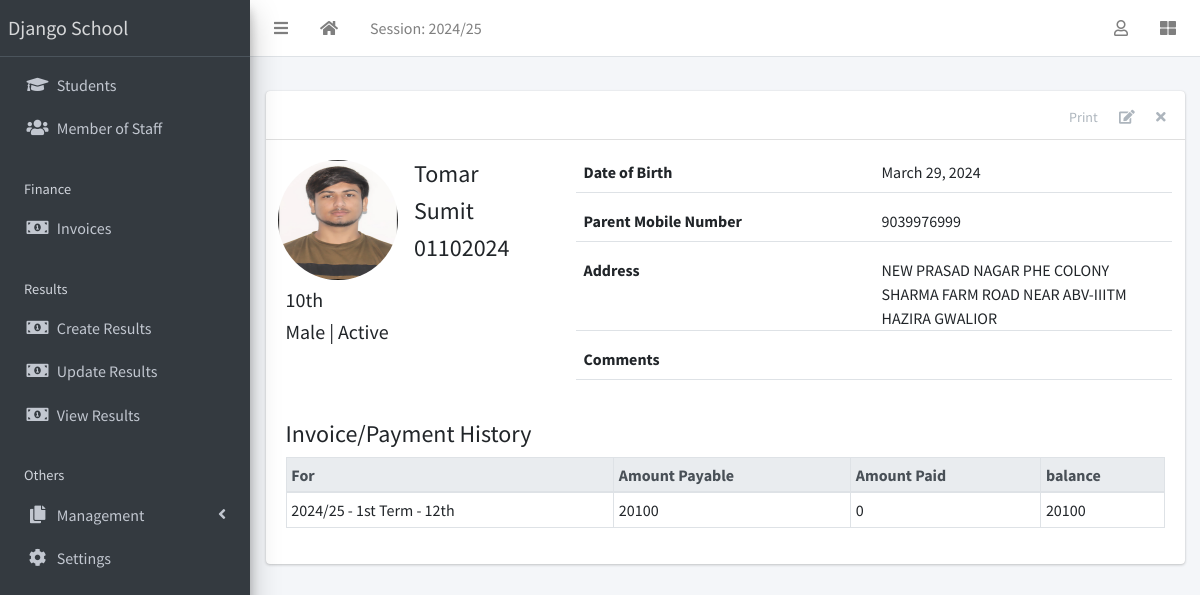
/student/4/ (signed in), run on the app's committed database.
### apps/corecode/models.py (models this page shows, shortened)
class AcademicSession(models.Model):
    name = models.CharField(max_length=200, unique=True)
    current = models.BooleanField(default=True)
    class Meta:
        ordering = ["-name"]
    def __str__(self):
        return self.name

class SiteConfig(models.Model):
    key = models.SlugField()
    value = models.CharField(max_length=200)

class StudentClass(models.Model):
    name = models.CharField(max_length=200, unique=True)
    class Meta:
        verbose_name = "Class"
        verbose_name_plural = "Classes"
        ordering = ["name"]
    def __str__(self):
        return self.name

class AcademicTerm(models.Model):
    name = models.CharField(max_length=20, unique=True)
    current = models.BooleanField(default=True)
    class Meta:
        ordering = ["name"]
    def __str__(self):
        return self.name

### apps/students/models.py (models this page shows, shortened)
class Student(models.Model):
    STATUS_CHOICES = [("active", "Active"), ("inactive", "Inactive")]
    GENDER_CHOICES = [("male", "Male"), ("female", "Female")]
    current_status = models.CharField(
        max_length=10, choices=STATUS_CHOICES, default="active"
    )
    registration_number = models.CharField(max_length=200, unique=True)
    surname = models.CharField(max_length=200)
    firstname = models.CharField(max_length=200)
    other_name = models.CharField(max_length=200, blank=True)
    gender = models.CharField(max_length=10, choices=GENDER_CHOICES, default="male")
    date_of_birth = models.DateField(default=timezone.now)
    current_class = models.ForeignKey(
        StudentClass, on_delete=models.SET_NULL, blank=True, null=True
    )
    date_of_admission = models.DateField(default=timezone.now)
    mobile_num_regex = RegexValidator(
        regex="^[0-9]{10,15}$", message="Entered mobile number isn't in a right format!"
    )
    parent_mobile_number = models.CharField(
        validators=[mobile_num_regex], max_length=13, blank=True
    )
    address = models.TextField(blank=True)
    others = models.TextField(blank=True)
    passport = models.ImageField(blank=True, upload_to="students/passports/")
    class Meta:
        ordering = ["surname", "firstname", "other_name"]

### apps/finance/models.py (models this page shows, shortened)
class Invoice(models.Model):
    student = models.ForeignKey(Student, on_delete=models.CASCADE)
    session = models.ForeignKey(AcademicSession, on_delete=models.CASCADE)
    term = models.ForeignKey(AcademicTerm, on_delete=models.CASCADE)
    class_for = models.ForeignKey(StudentClass, on_delete=models.CASCADE)
    balance_from_previous_term = models.IntegerField(default=0)
    status = models.CharField(
        max_length=20,
        choices=[("active", "Active"), ("closed", "Closed")],
        default="active",
    )
    class Meta:
        ordering = ["student", "term"]
    def balance(self):
        payable = self.total_amount_payable()
        paid = self.total_amount_paid()
        return payable - paid
    def amount_payable(self):
        items = InvoiceItem.objects.filter(invoice=self)
        total = 0
        for item in items:
            total += item.amount
        return total
    def total_amount_payable(self):
        return self.balance_from_previous_term + self.amount_payable()
    def total_amount_paid(self):
        receipts = Receipt.objects.filter(invoice=self)
        amount = 0
        for receipt in receipts:
            amount += receipt.amount_paid
        return amount

class InvoiceItem(models.Model):
    invoice = models.ForeignKey(Invoice, on_delete=models.CASCADE)
    description = models.CharField(max_length=200)
    amount = models.IntegerField()

### apps/students/views.py (the view)
# urls.py: path("<int:pk>/", StudentDetailView.as_view(), name="student-detail"),
class StudentDetailView(LoginRequiredMixin, DetailView):
    model = Student
    template_name = "students/student_detail.html"
    def get_context_data(self, **kwargs):
        context = super(StudentDetailView, self).get_context_data(**kwargs)
        context["payments"] = Invoice.objects.filter(student=self.object)
        return context

### apps/corecode/context_processors.py (called while the page is built)
def site_defaults(request):
    current_session = AcademicSession.objects.get(current=True)
    current_term = AcademicTerm.objects.get(current=True)
    vals = SiteConfig.objects.all()
    contexts = {
        "current_session": current_session.name,
        "current_term": current_term.name,
    }
    for val in vals:
        contexts[val.key] = val.value
    return contexts

### apps/students/templates/students/student_detail.html (shortened to what this page needs)
{% extends 'base.html' %}
{% load static %}
{% block content-header %}
<div class="card-header">
  <div class="card-tools">
    <a href="#" class="btn btn-tool">Print</a>
    <a href="{% url 'student-update' object.id %}" class="btn btn-tool">
      <i class="fas fa-edit"></i>
    </a>
    <a href="{% url 'student-delete' object.id %}" class="btn btn-tool">
      <i class="fas fa-times"></i>
    </a>
  </div>
</div>
{% endblock content-header %}
{% block content %}
    <div class="row mb-4">
      <div class="col-sm-4">
        <div class="row mb-2">
          {% if object.passport %}
            <img
              src="{{ object.passport.url }}"
              class="float-left rounded-circle mr-3" style="width: 120px; height: 120px;">
          {% else %}
            <img
              src="{% static 'dist/img/avatar.png' %}"
              class="float-left rounded-circle mr-3" style="width: 120px; height: 120px;">
          {% endif %}
          <div class="float-right">
            <h4>{{ object.surname }} </h4>
            <h4>{{ object.firstname }} </h4>
            <h4>{{ object.registration_number }} </h4>
          </div>
        </div>
        <h5>{{ object.current_class }} </h5>
        <h5>{{ object.get_gender_display }} | {{ object.get_current_status_display }}</h5>
      </div>
      <div class="col-sm-8">
        <div>
          <div class="form-group border-bottom row">
            <label class="col">
              Date of Birth
            </label>
            <div class="col">
              {{ object.date_of_birth }}
            </div>
          </div>
          <div class="form-group border-bottom row">
            <label class="col">
              Parent Mobile Number
            </label>
            <div class="col">
              {{ object.parent_mobile_number}}
            </div>
          </div>
          <div class="form-group border-bottom row">
            <label class="col">
              Address
            </label>
            <div class="col">
              {{ object.address }}
            </div>
          </div>
          <div class="form-group border-bottom row">
            <label class="col">
              Comments
            </label>
            <div class="col">
            </div>
          </div>
        </div>
      </div>
    </div>
    <h4>Invoice/Payment History</h4>
    {% if payments %}
      <table class="table table-sm table-bordered table-hover">
        <thead class="thead-light">
          <tr>
            <th>For</th>
            <th>Amount Payable</th>
            <th>Amount Paid</th>
            <th>balance</th>
          </tr>
        </thead>
        <tbody>
          {% for payment in payments %}
            <tr class='clickable-row' data-href="{% url 'invoice-detail' payment.id %}">
              <td>{{payment.session}} - {{payment.term}} - {{ payment.class_for}}</td>
              <td>{{payment.total_amount_payable}}</td>
              <td>{{payment.total_amount_paid}}</td>
              <td>{{payment.balance}}</td>
            </tr>
          {% endfor %}
        </tbody>
      </table>
    {% else %}
        <p>There are no payment history for {{object}}</p>
    {% endif %}
{% endblock content %}

### templates/base.html (shortened to what this page needs)
{% load static %}
<!DOCTYPE html>
<html lang="en">
<head>
  <link rel="stylesheet" href="{% static 'plugins/fontawesome-free/css/all.min.css' %}">
  <link rel="stylesheet" href="{% static 'plugins/toastr/toastr.min.css' %}">
  <link rel="stylesheet"
    href="{% static 'plugins/overlayScrollbars/css/OverlayScrollbars.min.css' %}">
  <link rel="stylesheet" href="{% static 'plugins/Datatables/datatables.min.css' %}" />
  <link rel="stylesheet" href="{% static 'dist/css/adminlte.min.css' %}">
</head>
<body
  class="hold-transition sidebar-mini layout-fixed layout-navbar-fixed layout-footer-fixed">
  <div class="wrapper">
    <nav class="main-header navbar navbar-expand navbar-white navbar-light">
      <ul class="navbar-nav">
        <li class="nav-item">
          <a class="nav-link" data-widget="pushmenu" href="#" role="button"><i
              class="fas fa-bars"></i></a>
        </li>
        <li class="nav-item d-none d-sm-inline-block">
          <a href="{% url 'home' %} " class="nav-link"><i class="fa fa-home"></i></a>
        </li>
        <li class="nav-item d-none d-sm-inline-block">
          <a href="{% url 'current-session' %}" class="nav-link">Session: {{ current_session }}</a>
        </li>
      </ul>
      <ul class="navbar-nav ml-auto">
        <li class="nav-item dropdown">
          <a class="nav-link" data-toggle="dropdown" href="#">
            <i class="far fa-user"></i>
          </a>
        </li>
        <li class="nav-item">
          <a class="nav-link" data-widget="control-sidebar" data-slide="true"
            href="#" role="button"><i class="fas fa-th-large"></i></a>
        </li>
      </ul>
    </nav>
    <aside class="main-sidebar sidebar-dark-primary elevation-4">
      <a href="{% url 'home' %}" class="brand-link">{{ school_name | default:"MySchool" }}</a>
      <div class="sidebar">
        <nav class="mt-2">
          <ul class="nav nav-pills nav-sidebar flex-column"
            data-widget="treeview" role="menu" data-accordion="false">
            <li class="nav-item">
              <a href="{% url 'student-list' %}" class="nav-link">
                <i class="nav-icon fas fa-graduation-cap"></i>
                <p>
                  Students
                </p>
              </a>
            </li>
            <li class="nav-item">
              <a href="{% url 'staff-list' %}" class="nav-link">
                <i class="nav-icon fas fa-users"></i>
                <p>
                  Member of Staff
                </p>
              </a>
            </li>
            <li class="nav-header">Finance</li>
            <li class="nav-item">
              <a href="{% url 'invoice-list' %}" class="nav-link">
                <i class="nav-icon fas fa-money-bill-alt"></i>
                <p>
                  Invoices
                </p>
              </a>
            </li>
            <li class="nav-header">Results</li>
            <li class="nav-item">
              <a href="{% url 'create-result' %}" class="nav-link">
                <i class="nav-icon fas fa-money-bill-alt"></i>
                <p>
                  Create Results
                </p>
              </a>
            </li>
            <li class="nav-item">
              <a href="{% url 'edit-results' %}" class="nav-link">
                <i class="nav-icon fas fa-money-bill-alt"></i>
                <p>
                  Update Results
                </p>
              </a>
            </li>
            <li class="nav-item">
              <a href="{% url 'view-results' %}" class="nav-link">
                <i class="nav-icon fas fa-money-bill-alt"></i>
                <p>
                  View Results
                </p>
              </a>
            </li>
            <li class="nav-header">Others</li>
            <li class="nav-item has-treeview">
              <a href="#" class="nav-link">
                <i class="nav-icon fas fa-copy"></i>
                <p>
                  Management
                  <i class="fas fa-angle-left right"></i>
                </p>
              </a>
            </li>
            <li class="nav-item">
              <a href="{% url 'configs' %}" class="nav-link">
                <i class="nav-icon fas fa-cog"></i>
                <p>
                  Settings
                </p>
              </a>
            </li>
          </ul>
        </nav>
      </div>
    </aside>
    <div class="content-wrapper">
      <section class="content-header">
      </section>
      <section class="content">
        <div class="container-fluid">
          <div class="row">
            <div class="col-md-12">
              {% block fullcard %}
              <div class="card">
                {% block content-header %}{% endblock content-header %}
                <div class="card-body">
                  <div class="row">
                    <div class="col">
                      {% block content %}
                      {% endblock content %}
                    </div>
                  </div>
                </div>
              </div>
              {% endblock fullcard %}
            </div>
          </div>
        </div>
      </section>
    </div>
  </div>
</body>
</html>

### data on the page
AcademicSession: name "2024/25"
SiteConfig: value "Django School"
Student: passport (picture), surname "Tomar", firstname "Sumit", registration_number "01102024", current_class "10th", gender "Male", current_status "Active", date_of_birth "March 29, 2024", parent_mobile_number "9039976999", address "NEW PRASAD NAGAR PHE COLONY SHARMA FARM ROAD NEAR ABV-IIITM HAZIRA GWALIOR"
Invoice: session "2024/25", term "1st Term", class_for "12th", total_amount_payable "20100", total_amount_paid "0", balance "20100"
